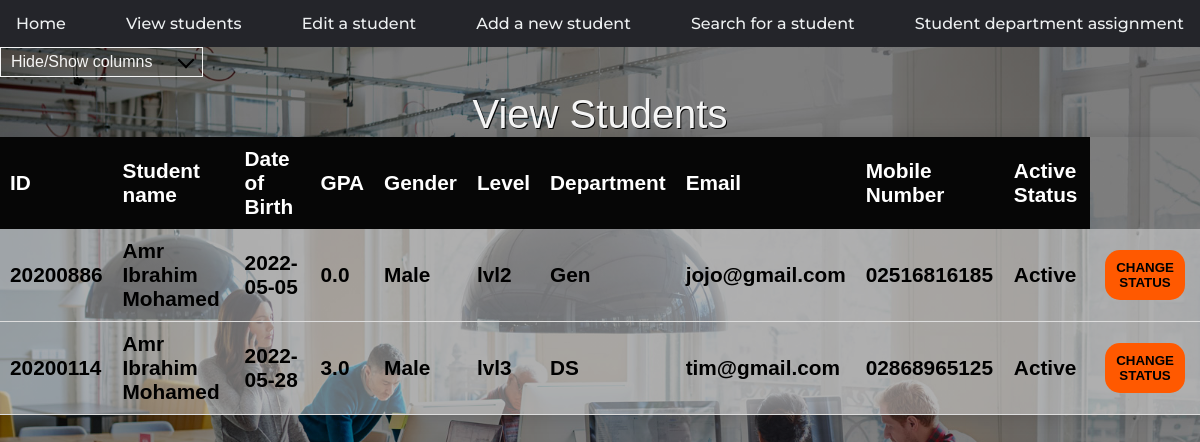
The page /view-students.html on the database as committed earlier.
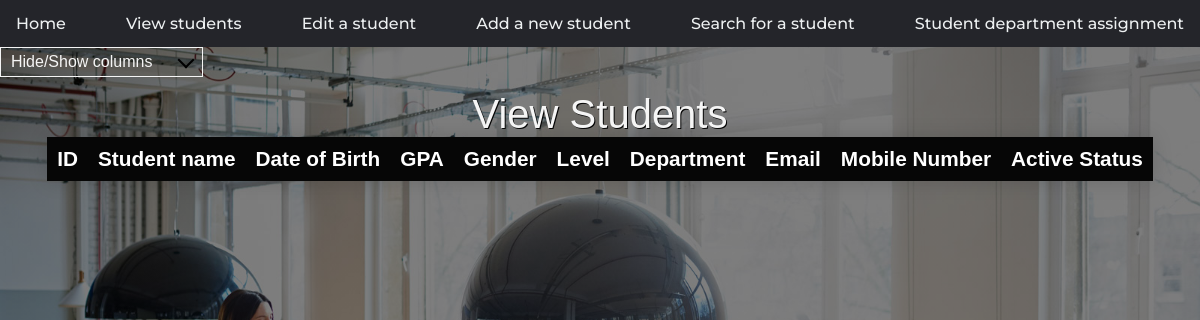
The same page on the database as committed later.
### sap/models.py (models this page shows)
class informations(models.Model):
    name = models.CharField(max_length=500, default='')
    studID = models.DecimalField(max_digits=99999999,
                                 blank=True, default=None, decimal_places=0)
    date = models.CharField(max_length=500, default='')
    gpa = models.FloatField(blank=True, null=True,
                            default=None)
    gender = models.CharField(max_length=500, default='')
    level = models.CharField(max_length=500, default='')
    department = models.CharField(max_length=500, default='')
    email = models.CharField(max_length=500, default='')
    mobile = models.CharField(max_length=500, default='')
    status = models.CharField(max_length=500, default='')

### sap/views.py (the view, shortened to what this page needs)
# urls.py: path('view-students.html', views.view_students, name='view-students'),
def view_students(request):
    inform = informations.objects.all()
    return render(request, 'view-students.html', {'inform': inform})

### templates/view-students.html (shortened to what this page needs)
{% load static %}
<!DOCTYPE html>
<html lang="en">
  <head>
    <link rel="stylesheet" href="{% static 'assets/CSS/styles.css'%}" />
    <link rel="stylesheet" href="{% static 'assets/CSS/view students.css'%}" />
  </head>
  <body id="view-students">
    <nav>
      <ul>
        <li>
          <a href="index.html" name="index"> Home </a>
        </li>
        <li>
          <a href="view-students.html" name="view-students"> View students </a>
        </li>
        <li>
          <a href="edit-student-data.html" name="edit-student-data"> Edit a student </a>
        </li>
        <li>
          <a href="add-student.html" name="add-student"> Add a new student </a>
        </li>
        <li>
          <a href="search-student.html" name="search-student"> Search for a student </a>
        </li>
        <li>
          <a href="student-department-assignment.html" name="student-department-assignment">
            Student department assignment
          </a>
        </li>
      </ul>
    </nav>
    <div id="filter" class="dropdown-check-list" tabindex="100">
      <span class="anchor">Hide/Show columns</span>
    </div>
    <form action="{% url 'view-students' %}" method="post">
    <table class="contentTable">
      <caption>
        View Students
      </caption>
      <thead>
        <tr>
          <th class="col1">ID</th>
          <th class="col2">Student name</th>
          <th class="col3">Date of Birth</th>
          <th class="col4">GPA</th>
          <th class="col5">Gender</th>
          <th class="col6">Level</th>
          <th class="col7">Department</th>
          <th class="col8">Email</th>
          <th class="col9">Mobile Number</th>
          <th class="col10">Active Status</th>
        </tr>
      </thead>
      <tbody id="content">
        {% for i in inform %}
        <tr>
          <td class="col1">{{i.studID}}</td>
          <td class="col2">{{i.name|title}}</td>
          <td class="col3">{{i.date}}</td>
          <td class="col4">{{i.gpa}}</td>
          <td class="col5">{{i.gender}}</td>
          <td class="col6">{{i.level}}</td>
          <td class="col7">{{i.department}}</td>
          <td class="col8">{{i.email}}</td>
          <td class="col9">{{i.mobile}}</td>
          <td class="col10" name="status">{{i.status}} </td>
          <td class="col11"><button type="submit" class="status" name="changeStatus"  onclick="change(this.id)">change status</button></td>
        </tr>
        {% endfor %}
    </form>
  </body>
</html>

### static/assets/CSS/styles.css (style rules this page uses)
* { margin: 0; padding: 0; font-family: sans-serif; }
nav>ul { display: flex; justify-content: space-between; align-items: flex-start; }
nav>ul { list-style-type: none; margin: 0; padding: 0; overflow: hidden; background-color: #24252A; }
nav>ul>li { float: left; }
nav>ul>li a { font-family: 'Montserrat', sans-serif; display: block; color: #edf0f1; text-align: center; padding: 14px 16px; font-size: 16px; font-weight: 500; text-decoration: none; transition: all 0.3s ease 0s; }

### static/assets/CSS/view students.css (style rules this page uses)
#view-students { background-image: linear-gradient(rgba(0, 0, 0, 0.5), rgba(0, 0, 0, 0.5)), url("../images/team7.jpg"); background-repeat: no-repeat; background-attachment: fixed; background-size: cover; }
.contentTable { border-collapse: collapse; margin: 5px 0; font-size: 1.3em; min-width: 600px; border-radius: 5px 5px 0 0; overflow: hidden; box-shadow: 0 0 20px rgba(0, 0, 0, 0.15); position: relative; margin-left: auto; margin-right: auto; top: 10px; }
.contentTable thead tr { background-color: #060606; color: #ffffff; text-align: left; font-weight: bold; }
.contentTable th, .contentTable td { padding: 10px 10px; }
caption { font-size: 40px; color: whitesmoke; text-shadow: 1px 1px #060606; }
.dropdown-check-list { display: inline-block; }
.dropdown-check-list .anchor { position: relative; cursor: pointer; display: inline-block; padding: 5px 50px 5px 10px; border: 1px solid whitesmoke; color: whitesmoke; }
.dropdown-check-list .anchor:after { position: absolute; content: ""; border-left: 2px solid black; border-top: 2px solid black; padding: 5px; right: 10px; top: 20%; -moz-transform: rotate(-135deg); -ms-transform: rotate(-135deg); -o-transform: rotate(-135deg); -webkit-transform: rotate(-135deg); transform: rotate(-135deg); }

Rows that differ between the two databases and show on the page:
removed informations: studID "20200886", name "Amr Ibrahim Mohamed", date "2022-05-05", gpa "0.0", gender "Male", level "lvl2", department "Gen", email "jojo@gmail.com", mobile "02516816185", status "Active"
removed informations: studID "20200114", name "Amr Ibrahim Mohamed", date "2022-05-28", gpa "3.0", gender "Male", level "lvl3", department "DS", email "tim@gmail.com", mobile "02868965125", status "Active"
